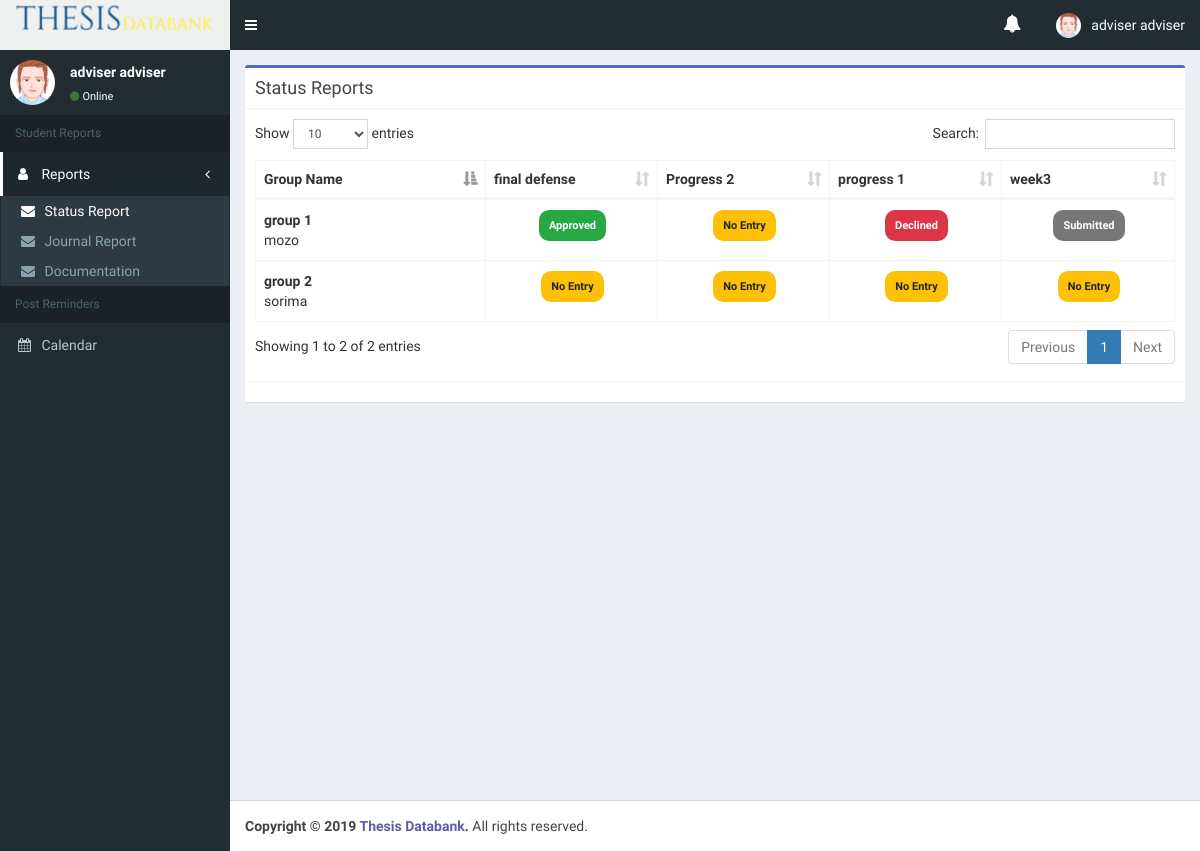
The page /coordinator/statusreport.php (signed in) on the database as committed earlier.
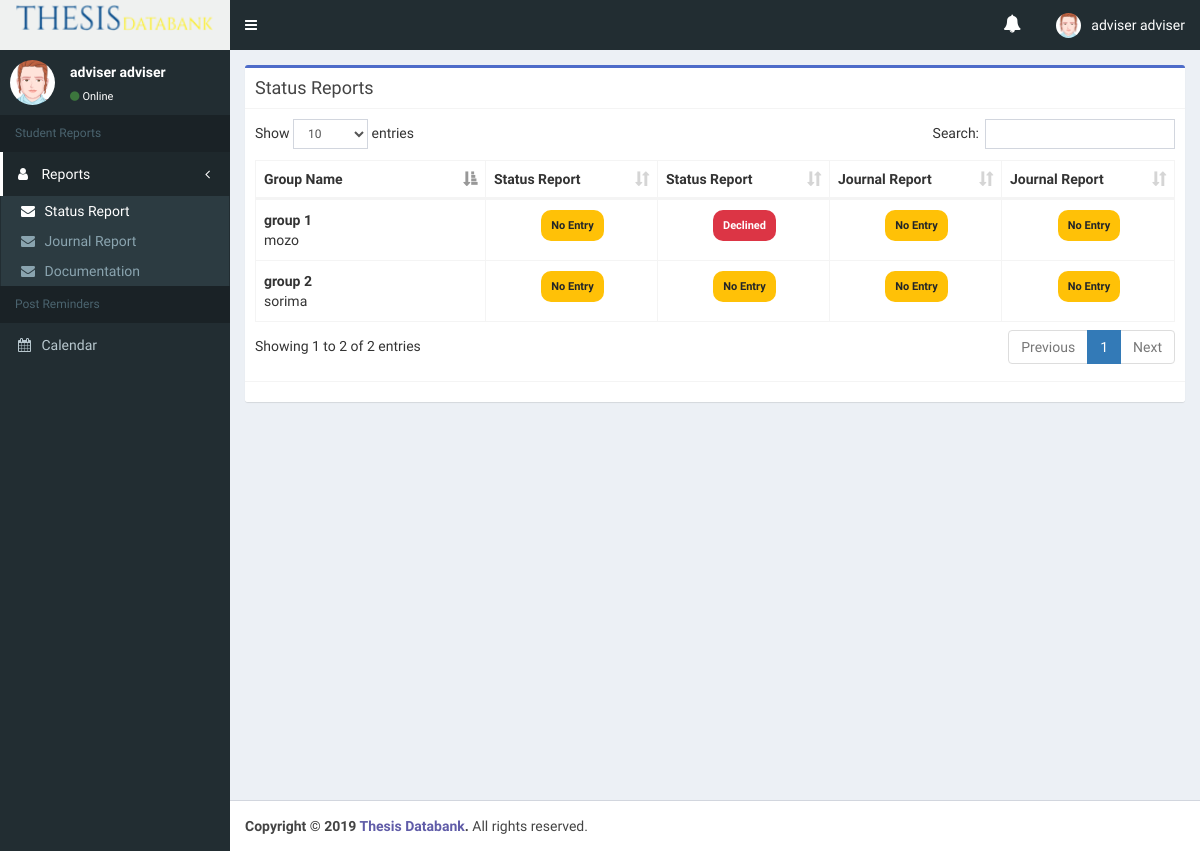
The same page on the database as committed later.
### tables this page shows
CREATE TABLE `events` (
  `id` int(11) NOT NULL,
  `title` varchar(255) NOT NULL,
  `sem` int(11) NOT NULL,
  `event_type` int(11) NOT NULL,
  `course` int(11) NOT NULL,
  `Description` varchar(255) NOT NULL,
  `start` datetime NOT NULL,
  `end` datetime NOT NULL,
  `user_id` int(11) NOT NULL
);

CREATE TABLE `groups` (
  `id` int(11) NOT NULL,
  `adviser` int(11) NOT NULL,
  `sem` int(11) NOT NULL,
  `program` tinyint(1) NOT NULL,
  `name` varchar(255) NOT NULL
);

CREATE TABLE `group_members` (
  `id` int(11) NOT NULL,
  `group_id` int(11) NOT NULL,
  `user_id` int(11) NOT NULL
);

CREATE TABLE `users` (
  `id` int(11) NOT NULL,
  `role` tinyint(1) NOT NULL,
  `program` tinyint(1) NOT NULL,
  `sem` int(11) NOT NULL COMMENT 'semester of user',
  `firstname` varchar(50) NOT NULL,
  `lastname` varchar(50) NOT NULL,
  `username` varchar(20) NOT NULL,
  `password` varchar(255) NOT NULL,
  `status` tinyint(1) NOT NULL,
  `date_created` datetime NOT NULL
);

CREATE TABLE `report` (
  `id` int(11) NOT NULL,
  `group_id` int(11) NOT NULL,
  `event_id` int(11) NOT NULL,
  `sem_id` int(11) NOT NULL,
  `report_type` int(11) NOT NULL,
  `report_filename` varchar(255) NOT NULL,
  `status` int(1) NOT NULL,
  `date_created` datetime NOT NULL
);

### coordinator/statusreport.php (the view, shortened to what the changed rows need)
<?php
	include("../config/connectdb.php");
    $sem = $_SESSION['sem'];
    $course = $_SESSION['branchid'];
?>
<!DOCTYPE html>
<html>
    <head>
        <link rel="stylesheet" href="../css/bootstrap/bootstrap.min.css">
        <link rel="stylesheet" href="../css/font-awesome/font-awesome.min.css">
        <link rel="stylesheet" href="../css/sweetalert/sweetalert.css">
        <link rel="stylesheet" href="../template/bower_components/datatables.net-bs/css/dataTables.bootstrap.min.css">
        <link rel="stylesheet" href="../template/dist/css/AdminLTE.min.css">
        <link rel="stylesheet" href="../template/dist/css/skins/skin-green.min.css">
        <link rel="stylesheet" href="css/main-admin.css">
        <link rel="stylesheet" href="css/validation.css">
    </head>
    <body class="hold-transition skin-green sidebar-mini fixed">
        <div class="wrapper">
            <div class="content-wrapper">
                <section class="content">
                <div class="row">
                        <div class = "col-md-12">
                            <div class="box box-info border-blue">
                                <div class="box-body">
                                    <table id="tblSreport" class="table table-bordered table-hover table-custom">
                                        <thead>
                                            <tr>
                                                <th width="20%">Group Name</th>
                                                <?php
                                                    $sqlEvents = "select * from events where sem = $sem AND event_type = 2 AND course = $course ORDER BY start ASC";
                                                    $res = mysqli_query($con, $sqlEvents);
                                                    while($row = mysqli_fetch_assoc($res)){
                                                        echo '<th width="15%">'.$row['Description'].'</th>';
                                                    }
                                                ?>
                                            </tr>
                                        </thead>
                                        <?php
                                            $branchid = $_SESSION['branchid'];
                                            $query ="SELECT g.id as group_id, g.name as group_name, g.adviser as adviser_id, g.program as branch_id, sr.report_filename, sr.date_created, sr.report_type, u.firstname, u.lastname from groups g left join report sr on g.id = sr.group_id left join users u on u.id = g.adviser where g.program = $branchid group by g.name";
                                            $result = mysqli_query($con, $query);
                                            while($row = mysqli_fetch_array($result))
                                            {
                                               echo '<tr>';
                                               echo    '<td> <b>'.$row["group_name"].'</b>';
                                                    $gmembers ="SELECT g.group_id, g.user_id, u.lastname FROM group_members g left join users u on g.user_id = u.id WHERE group_id = ".$row['group_id']."";
                                                    $gresult = mysqli_query($con, $gmembers);
                                                    while($grow = mysqli_fetch_array($gresult))
                                                    {
                                                        echo '<br>'. $grow['lastname'];
                                                    }
                                               echo    '</td>';
                                                  $events ="SELECT * FROM events WHERE sem = $sem AND course = $course AND event_type = 2 ORDER BY start ASC";
                                                    $eresult = mysqli_query($con, $events);
                                                    while($erow = mysqli_fetch_array($eresult))
                                                    {
                                                        echo '<td style="text-align:center">';
                                                        $reportCheck = "SELECT * FROM report WHERE group_id = ".$row['group_id']." AND event_id = ".$erow['id']." AND report_type = 1";
                                                        $rresult = mysqli_query($con, $reportCheck);
                                                        if(mysqli_num_rows($rresult) > 0) {
                                                            while($rrow = mysqli_fetch_array($rresult))
                                                            {
                                                                if($rrow['status'] == 1) {
                                                                    echo '<span class="badge badge-dark" style="padding:10px; font-size:11px!important;">Submitted</span>';
                                                                }else if($rrow['status'] == 2) {
                                                                    echo '<span class="badge badge-success" style="padding:10px; font-size:11px!important;color:#fff;background-color: #dc3545"">Declined</span>';
                                                                }else if($rrow['status'] == 3) {
                                                                    echo '<span class="badge badge-success" style="padding:10px; font-size:11px!important;color:#fff;background-color: #28a745"">Approved</span>';
                                                                }else {
                                                                    echo '<span class="badge badge-danger" style="padding:10px; font-size:11px!important;color:#212529;background-color: #ffc107">No Entry</span>';
                                                                }
                                                            }
                                                        }else {
                                                            echo '<span class="badge badge-danger" style="padding:10px; font-size:11px!important;color:#212529;background-color: #ffc107">No Entry</span>';
                                                        }
                                                        echo '</td>';
                                                    }
                                               echo '</tr>';
                                            }
                                        ?>
                                    </table>
                                </div>
                            </div>
                        </div>
                    </div>
                    </div>
            </div>
    </body>
</html>

Rows that differ between the two databases and show on the page:
no longer on this page (row edited): events: Description "final defense", shows "No Entry"
no longer on this page (row unchanged): report: status "Approved"
removed report: status "Submitted", shown under events (number 3 of 4 on the later page)
changed events (number 1 of 4 on the later page): Description "Progress 2" → "Status Report"
changed events (number 2 of 4 on the later page): Description "progress 1" → "Status Report"
changed events (number 3 of 4 on the later page): Description "week3" → "Journal Report"; now shows "No Entry"
added events: Description "Journal Report", shows "No Entry"
